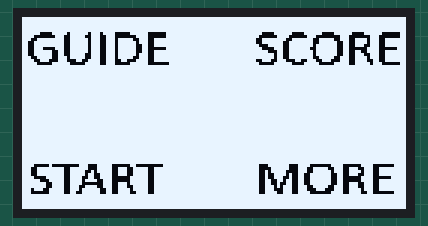
This sketch was run on a simulated Arduino Uno, built with avr-gcc and run on an emulated ATmega328P. On the bench: 128×64 one-colour display. The display library's start-up logo is not drawn.

Above: at 2.2 s.
At 3.7 s:
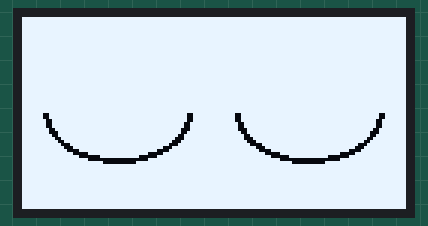
At 6.8 s:
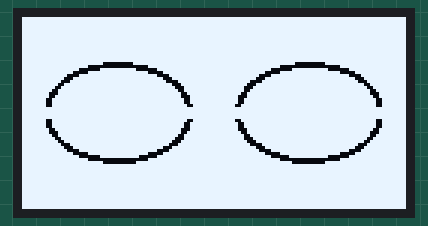
At 12.9 s:
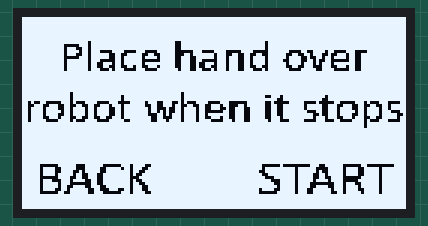
At 26.5 s:
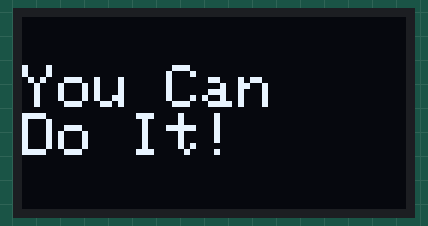
At 28.5 s:
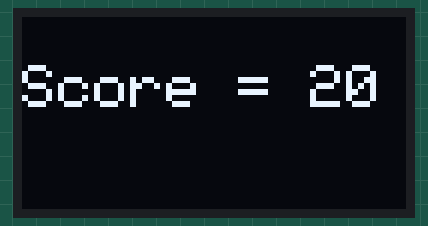

The sketch:

oled_screen.ino
```cpp
/**************************************************************************
OLED Screen Code
**************************************************************************/
// Local Libraries
#include "oled_screen.h"

//----------------------------------------------//
// Setup Function (One Time At Startup)
//----------------------------------------------//
void setup() {
  // Class Declaration
  oled_screen_class oled;

  // Call class function
  oled.oled_setup();
  delay(500);  // Add two second delay

  // Request Eyes Resting
  oled.eyes_resting();
  delay(2000);

  // Request Eyes Open
  oled.eyes_open();
  delay(2000);

  // Request Menu
  oled.main_menu();
  delay(2000);

  // Request Guide
  oled.guide();
  delay(8000);

  // Display Score
  oled.display_score();
  delay(2000);

  // Update and Display Score
  oled.update_score(1);
  oled.display_score();
  delay(2000);

  // Print Text Test
  oled.print_text("\nYou Can \nDo It!");
  delay(2000);

  // Update and Display Score again
  oled.update_score(20);
  oled.display_score();
  delay(2000);

  // Declare Victory
  oled.victory();
  delay(1000);

  // Request Eyes Happy
  oled.eyes_happy();
  delay(2000);
}


//----------------------------------------------//
// Local Functions //
//----------------------------------------------//


void loop() {
  // Unused loop, required by Arduino code
}


/*

// Maybe Need To Remove?
char *substring(char *string, int position, int length)
{
   char *pointer;
   int c;

   pointer = malloc(length+1);

   if (pointer == NULL)
   {
      printf("Unable to allocate memory.\n");
      exit(1);
   }

   for (c = 0 ; c < length ; c++)
   {
      *(pointer+c) = *(string+position-1);
      string++;
   }

   *(pointer+c) = '\0';

   return pointer;
}

int string_length(char* given_string)
{
    // variable to store the
    // length of the string
    int length = 0;
    while (*given_string != '\0') {
        length++;
        given_string++;
    }

    return length;
}

void printText(char *s) {
  int textLength = string_length(s);
  char *text;
  char *subText;

  if (strlen(s) > 10)
  {

    text = s;
    while (*text != '\0') {
      display.clearDisplay();
      subText = substring(text, 1, 9);
      display.setTextSize(2); // Draw 2X-scale text
      display.setTextColor(WHITE);
      display.setCursor(10, 0);
      display.println(subText);
      display.display();
      delay(SCROLL_PERIOD);
      text++;
    }
  }

  else {
      display.clearDisplay();

      display.setTextSize(2); // Draw 2X-scale text
      display.setTextColor(WHITE);
      display.setCursor(10, 0);

      display.println(s);
      display.display();
      delay(1000);
  }


  //display.println("0123456789ABCDEF");
  //display.display();      // Show initial text
  //delay(100);
}

*/
```

oled_screen.cpp
```cpp
/*******************************************************************************
* OLED Screen Library
*
* File name:    oled_screen.cpp
*
*
*
*******************************************************************************/

// Local Libraries
#include "oled_screen.h"

// Call Adafruit display definition
Adafruit_SSD1306 display(SCREEN_WIDTH, SCREEN_HEIGHT, &Wire, OLED_RESET);

//---------------------------------
// OLED Screen Setup Function (One Time Call At Startup)
//---------------------------------
void oled_screen_class::oled_setup()
{
    // Open I2C Serial Connection at 9600 Baud
    Serial.begin(9600);

    // SSD1306_SWITCHCAPVCC = generate display voltage from 3.3V internally
    if(!display.begin(SSD1306_SWITCHCAPVCC, 0x3C)) { // Address 0x3C for 128x64
      Serial.println(F("SSD1306 allocation failed"));
      for(;;); // Don't proceed, loop forever
    }

    // Show initial display buffer contents on the screen --
    // the library initializes this with an Adafruit splash screen.
    display.display();
    wait(2000); // Pause for 2 seconds

    // Clear the buffer (must be done every time)
    display.clearDisplay();

    main_menu();//draw_bitmap(0, 0, main_menu_bmp, SCREEN_WIDTH, SCREEN_HEIGHT);    // Draw a bitmap image
};


//---------------------------------
// Function to draw a specified bitmap onto screen, offset by x_pos, y_pos, with a width of w and height of h
//---------------------------------
void oled_screen_class::draw_bitmap(uint8_t x_pos, uint8_t y_pos, const uint8_t *bitmap, uint8_t w, uint8_t h)
{
    display.clearDisplay();

    // drawbitmap(Width Center Point, Height Center Point, bit map array, bit map width, bit map height, color)
    display.drawBitmap(x_pos, y_pos, bitmap, w, h, 1);
    display.display();
    wait(1000);
}


//---------------------------------
// Function to wait a specified delay, in milliseconds
//---------------------------------
void oled_screen_class::wait(long delay)
{
    unsigned long currentMillis = millis();
    previousMillis = currentMillis;

    while(currentMillis - previousMillis < delay) {
        currentMillis = millis();
    }
}


//---------------------------------
// Function to write an input string to the display
//---------------------------------
void oled_screen_class::print_text(char str[], int textSize=2)
{
    #define charsPerLine 20 // Number of characters (textsize = 1) that fit on a line
    //int TextSize = 2;

    int currentPosition = 0;
    int currentLine = 0;

    display.clearDisplay();

    display.setTextSize(textSize);
    display.setTextColor(WHITE);
    display.setCursor(0,0);


    for ( int i = 0 ; i < strlen(str); i++)
    {
        if(str[i] == "\\" && str[i+1]=="n"){
            currentPosition = 0;
            currentLine += textSize;
            display.setCursor(currentPosition,currentLine);
            i++;
        }
        else if(currentPosition+textSize >= charsPerLine){
            currentPosition = 0;
            currentLine += textSize;
            display.setCursor(currentPosition,currentLine);
        }
        else{
          display.print(str[i]);
          display.display();
          wait(10);
        }
    }
}


void oled_screen_class::display_score() {
    display.clearDisplay();
    display.setTextSize(2);
    display.setTextColor(WHITE);
    display.setCursor(0,0);

    display.print("\nScore = ");
    display.print(score);
    display.display();
}

void oled_screen_class::update_score(int newScore) {
    score = newScore;
}


void oled_screen_class::lightShow() {
  int16_t i;

  display.clearDisplay(); // Clear display buffer

  for(i=0; i<display.width(); i+=4) {
    display.drawLine(0, 0, i, display.height()-1, WHITE);
    display.display(); // Update screen with each newly-drawn line
    wait(1);
  }
  for(i=0; i<display.height(); i+=4) {
    display.drawLine(0, 0, display.width()-1, i, WHITE);
    display.display();
    wait(1);
  }
  wait(250);

  display.clearDisplay();

  for(i=0; i<display.width(); i+=4) {
    display.drawLine(0, display.height()-1, i, 0, WHITE);
    display.display();
    wait(1);
  }
  for(i=display.height()-1; i>=0; i-=4) {
    display.drawLine(0, display.height()-1, display.width()-1, i, WHITE);
    display.display();
    wait(1);
  }
  wait(250);

  display.clearDisplay();

  for(i=display.width()-1; i>=0; i-=4) {
    display.drawLine(display.width()-1, display.height()-1, i, 0, WHITE);
    display.display();
    wait(1);
  }
  for(i=display.height()-1; i>=0; i-=4) {
    display.drawLine(display.width()-1, display.height()-1, 0, i, WHITE);
    display.display();
    wait(1);
  }
  wait(250);

  display.clearDisplay();

  for(i=0; i<display.height(); i+=4) {
    display.drawLine(display.width()-1, 0, 0, i, WHITE);
    display.display();
    wait(1);
  }
  for(i=0; i<display.width(); i+=4) {
    display.drawLine(display.width()-1, 0, i, display.height()-1, WHITE);
    display.display();
    wait(1);
  }
}


//---------------------------------
// Function to display "Victory" animation
//---------------------------------
void oled_screen_class::victory()
{
    // Display a scrolling "VICTORY!"
    display.clearDisplay();

    //display.setTextSize(2); // Draw 2X-scale text
    //display.setTextColor(WHITE);
    //display.setCursor(40, 00);
    print_text(" VICTORY!");
    //display.display();
    display.startscrolldiagright(0x00, 0x07);
    wait(8000);
    display.stopscroll();
    wait(2000);

    // Light Show
    lightShow();
}


//---------------------------------
// Function shortcuts to display various screens
//---------------------------------
void oled_screen_class::main_menu()
{
    draw_bitmap(0, 0, main_menu_bmp, SCREEN_WIDTH, SCREEN_HEIGHT);
}

void oled_screen_class::guide()
{
    draw_bitmap(0, 0, guide_bmp, SCREEN_WIDTH, SCREEN_HEIGHT);
}

void oled_screen_class::eyes_happy()
{
    draw_bitmap(0, 0, eyes_happy_bmp, SCREEN_WIDTH, SCREEN_HEIGHT);
}

void oled_screen_class::eyes_open()
{
    draw_bitmap(0, 0, eyes_open_bmp, SCREEN_WIDTH, SCREEN_HEIGHT);
}

void oled_screen_class::eyes_resting()
{
    draw_bitmap(0, 0, eyes_resting_bmp, SCREEN_WIDTH, SCREEN_HEIGHT);
}
```

oled_screen.h
```cpp
/*******************************************************************************
* OLED Screen Library
*
* File name:    oled_screen.h
*
*
*
*******************************************************************************/

// System Libraries
#include <SPI.h>
#include <Wire.h>
#include <Adafruit_GFX.h>
#include <Adafruit_SSD1306.h>

// Local Libraries
#include "bitmaps.h"

// Definitions
#define SCREEN_WIDTH 128 // OLED display width, in pixels
#define SCREEN_HEIGHT 64 // OLED display height, in pixels
#define SCROLL_PERIOD 100

// Declaration for an SSD1306 display connected to I2C (SDA, SCL pins)
#define OLED_RESET -1   // Reset pin # (or -1 if sharing Arduino reset pin)


class oled_screen_class
{
    // Variables and Functions not accessible outside of class
    private:
        // Variables
        long previousMillis = 0;    // Used to store previous loop time
        long millisSecond = 1000;   // Measured in millisconds

        // Functions
        void draw_bitmap(uint8_t x_pos, uint8_t y_pos, const uint8_t *bitmap, uint8_t w, uint8_t h);
        void wait(long delay);
        void lightShow();


    // Variables and Functions accessible outside of class
    public:
        // Variables
        int score = 0;  // Used to keep track of score

        // Functions
        void oled_setup();
        void main_menu();
        void guide();
        void eyes_happy();
        void eyes_open();
        void eyes_resting();
        void print_text(char str[], int text_size=2);
        void victory();
        void display_score();
        void update_score(int newScore);
};
```

Source omitted: bitmaps.h (data table, 32969 bytes)

Measured:
- what the display in image 0 shows lasts 1.6 s, from 2.1 s to 3.7 s
- what the display in image 1 shows lasts 3.0 s, from 3.7 s to 6.7 s
- what the display in image 3 shows lasts 9.0 s, from 12.8 s to 21.8 s
- what the display in image 4 shows lasts 2.1 s, from 26.4 s to 28.5 s
